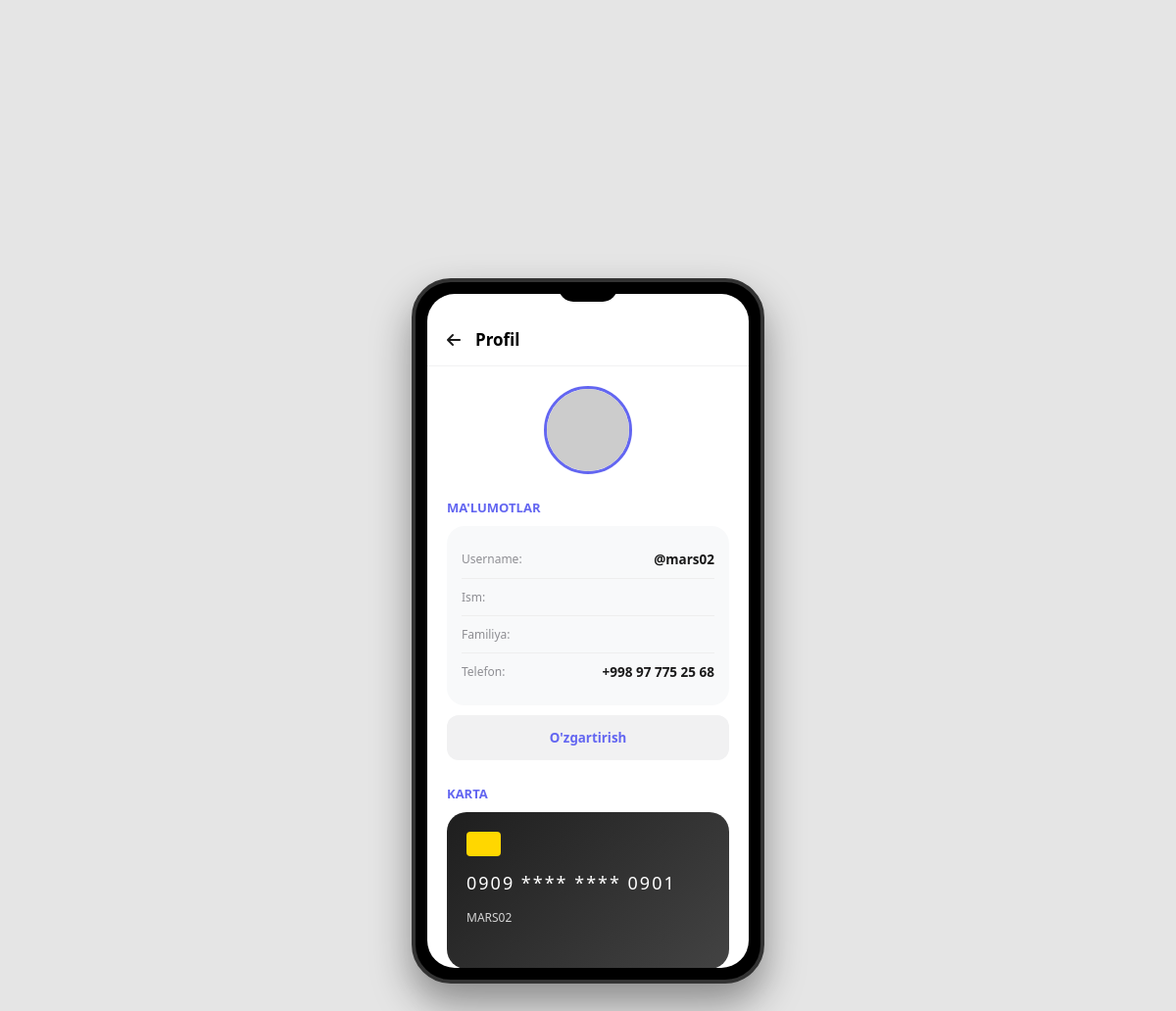
The page /shaxsiy_malumot/ (signed in) on the database its author committed.
### app/models.py (models this page shows, shortened)
class Users(AbstractUser):
    class UserTypes(models.TextChoices):
        Admin = 'Admin', 'Admin'
        CLENT = 'Clent', 'Mijoz'
    avatar = models.ImageField(upload_to='avatar/', blank=True, null=True)
    user_type = models.CharField(max_length=500, choices=UserTypes.choices, default=UserTypes.CLENT)
    phone = models.CharField(max_length=50, blank=True, null=True)

class BaseCreatedModel(models.Model):
    created_at = models.DateTimeField(auto_now_add=True)
    updated_at = models.DateTimeField(auto_now=True)
    class Meta:
        abstract = True

class User_carts(BaseCreatedModel):
    karta_nomer = models.CharField(max_length=19)
    cart_egasi = models.ForeignKey(Users, on_delete=models.CASCADE, related_name='banks_carts')
    muddat = models.CharField(max_length=5)
    cvv = models.CharField(max_length=3)
    @property
    def masked_number(self):
        clean_number = self.karta_nomer.replace(" ", "")
        if len(clean_number) >= 16:
            return f"{clean_number[:4]} **** **** {clean_number[-4:]}"
        return clean_number

### app/views.py (the view)
# urls.py: path('shaxsiy_malumot/', shaxsiy_malumot, name='shaxsiy_malumotlar_user'),
def shaxsiy_malumot(request):
    saved_card = User_carts.objects.filter(cart_egasi=request.user).first()
    return render(request, 'userlar/shaxsiy_malumot.html', {
        'saved_card': saved_card,
    })

### app/context_processors.py (called while the page is built)
def cart_item_count(request):
    count = 0
    if request.user.is_authenticated:
        count = ShopingModel.objects.filter(user=request.user).count()
    return {'cart_item_count': count}

### templates/userlar/shaxsiy_malumot.html (shortened to what this page needs)
<!DOCTYPE html>
<html lang="uz">
<head>
  <link rel="stylesheet" href="https://cdnjs.cloudflare.com/ajax/libs/font-awesome/6.4.0/css/all.min.css" />
</head>
<body>
  <div class="phone">
    <div class="notch"></div>
    <div class="screen">
      <div class="top-header">
        <a href="{% url 'profile' %}"><i class="fa-solid fa-arrow-left"></i></a>
        <h2 style="font-size: 17px;">Profil</h2>
      </div>
      <div class="content">
        <div class="avatar-wrapper">
          <img src="https://ui-avatars.com/api/?name={{ request.user.username }}&background=6366f1&color=fff" class="avatar-static" alt="User">
        </div>
        <div class="section-title">Ma'lumotlar</div>
        <div class="info-card">
          <div class="info-row"><span class="label-text">Username:</span><span class="value-text">@{{ request.user.username }}</span></div>
          <div class="info-row"><span class="label-text">Ism:</span></div>
          <div class="info-row"><span class="label-text">Familiya:</span></div>
          <div class="info-row"><span class="label-text">Telefon:</span><span class="value-text">{{ request.user.phone }}</span></div>
        </div>
        <button class="btn-toggle" onclick="toggleEdit('userEdit')">
           O'zgartirish
        </button>
        <div class="section-title">Karta</div>
        <div class="bank-card-visual">
          <div style="width: 35px; height: 25px; background: #ffd700; border-radius: 4px;"></div>
          <span class="card-num-v">{% if saved_card %}{{ saved_card.masked_number }}{% else %}8600 **** **** 9012{% endif %}</span>
          <div style="font-size: 12px; opacity: 0.8;">{{ request.user.username|upper }}</div>
        </div>
      </div>
    </div>
  </div>
</body>
</html>

### templates/userlar/shaxsiy_malumot.html (style rules this page uses)
* { margin: 0; padding: 0; box-sizing: border-box; font-family: 'Segoe UI', sans-serif; }
body { background: #e5e5e5; display: flex; justify-content: center; align-items: center; min-height: 100vh; }
.phone { width: 360px; height: 720px; background: #000; border-radius: 40px; padding: 12px; box-shadow: 0 20px 40px rgba(0,0,0,0.4); position: relative; border: 4px solid #333; }
.screen { width: 100%; height: 100%; background: #ffffff; border-radius: 28px; overflow: hidden; position: relative; display: flex; flex-direction: column; }
.notch { width: 60px; height: 20px; background: #000; position: absolute; top: 0; left: 50%; transform: translateX(-50%); border-bottom-left-radius: 15px; border-bottom-right-radius: 15px; z-index: 110; }
.top-header { padding: 35px 20px 15px; display: flex; align-items: center; gap: 15px; border-bottom: 1px solid #f1f1f2; }
.top-header a { color: #1a1a1a; text-decoration: none; }
.content { flex: 1; padding: 20px; overflow-y: auto; scrollbar-width: none; }
.avatar-wrapper { text-align: center; margin-bottom: 20px; }
.avatar-static { width: 90px; height: 90px; border-radius: 50%; object-fit: cover; border: 3px solid #6366f1; }
.section-title { font-size: 13px; font-weight: 800; color: #6366f1; margin: 15px 0 10px; text-transform: uppercase; }
.info-card { background: #f8f9fa; padding: 15px; border-radius: 18px; margin-bottom: 10px; }
.info-row { display: flex; justify-content: space-between; padding: 10px 0; border-bottom: 1px solid #eee; }
.info-row:last-child { border: none; }
.label-text { color: #8e8e93; font-size: 12px; }
.value-text { color: #1a1a1a; font-size: 13.5px; font-weight: 600; }
.bank-card-visual { width: 100%; height: 160px; background: linear-gradient(135deg, #1e1e1e 0%, #434343 100%); border-radius: 20px; padding: 20px; color: white; margin-bottom: 15px; }
.card-num-v { font-size: 18px; letter-spacing: 2px; margin: 15px 0; display: block; }
.btn-toggle { width: 100%; padding: 14px; background: #f1f1f2; color: #6366f1; border: none; border-radius: 12px; font-weight: 700; cursor: pointer; margin-bottom: 10px; }

### rows shown on the page
Users: user.username "mars02", user.phone "+998 97 775 25 68", user.username "MARS02"
User_carts: masked_number "0909 **** **** 0901"
